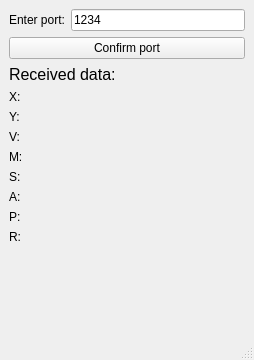
<?xml version="1.0" encoding="UTF-8"?>
<ui version="4.0">
 <class>Client</class>
 <widget class="QMainWindow" name="Client">
  <property name="geometry">
   <rect>
    <x>0</x>
    <y>0</y>
    <width>254</width>
    <height>360</height>
   </rect>
  </property>
  <property name="windowTitle">
   <string>Client</string>
  </property>
  <widget class="QWidget" name="centralwidget">
   <layout class="QVBoxLayout" name="verticalLayout_5">
    <item>
     <layout class="QVBoxLayout" name="verticalLayout_4">
      <item>
       <layout class="QVBoxLayout" name="verticalLayout_2">
        <item>
         <layout class="QHBoxLayout" name="horizontalLayout_9">
          <item>
           <widget class="QLabel" name="label_17">
            <property name="text">
             <string>Enter port:</string>
            </property>
           </widget>
          </item>
          <item>
           <widget class="QLineEdit" name="port_edit">
            <property name="text">
             <string>1234</string>
            </property>
           </widget>
          </item>
         </layout>
        </item>
        <item>
         <widget class="QPushButton" name="confirm_button">
          <property name="text">
           <string>Confirm port</string>
          </property>
         </widget>
        </item>
       </layout>
      </item>
      <item>
       <layout class="QVBoxLayout" name="verticalLayout_3">
        <item>
         <widget class="QLabel" name="label_18">
          <property name="font">
           <font>
            <pointsize>12</pointsize>
           </font>
          </property>
          <property name="text">
           <string>Received data:</string>
          </property>
         </widget>
        </item>
        <item>
         <layout class="QVBoxLayout" name="verticalLayout">
          <item>
           <layout class="QHBoxLayout" name="horizontalLayout">
            <item>
             <widget class="QLabel" name="label">
              <property name="text">
               <string>X:</string>
              </property>
             </widget>
            </item>
            <item>
             <widget class="QLabel" name="x_data">
              <property name="text">
               <string/>
              </property>
             </widget>
            </item>
           </layout>
          </item>
          <item>
           <layout class="QHBoxLayout" name="horizontalLayout_2">
            <item>
             <widget class="QLabel" name="label_3">
              <property name="text">
               <string>Y:</string>
              </property>
             </widget>
            </item>
            <item>
             <widget class="QLabel" name="y_data">
              <property name="text">
               <string/>
              </property>
             </widget>
            </item>
           </layout>
          </item>
          <item>
           <layout class="QHBoxLayout" name="horizontalLayout_3">
            <item>
             <widget class="QLabel" name="label_5">
              <property name="text">
               <string>V:</string>
              </property>
             </widget>
            </item>
            <item>
             <widget class="QLabel" name="v_data">
              <property name="text">
               <string/>
              </property>
             </widget>
            </item>
           </layout>
          </item>
          <item>
           <layout class="QHBoxLayout" name="horizontalLayout_4">
            <item>
             <widget class="QLabel" name="label_7">
              <property name="text">
               <string>M:</string>
              </property>
             </widget>
            </item>
            <item>
             <widget class="QLabel" name="m_data">
              <property name="text">
               <string/>
              </property>
             </widget>
            </item>
           </layout>
          </item>
          <item>
           <layout class="QHBoxLayout" name="horizontalLayout_5">
            <item>
             <widget class="QLabel" name="label_9">
              <property name="text">
               <string>S:</string>
              </property>
             </widget>
            </item>
            <item>
             <widget class="QLabel" name="s_data">
              <property name="text">
               <string/>
              </property>
             </widget>
            </item>
           </layout>
          </item>
          <item>
           <layout class="QHBoxLayout" name="horizontalLayout_6">
            <item>
             <widget class="QLabel" name="label_11">
              <property name="text">
               <string>A:</string>
              </property>
             </widget>
            </item>
            <item>
             <widget class="QLabel" name="a_data">
              <property name="text">
               <string/>
              </property>
             </widget>
            </item>
           </layout>
          </item>
          <item>
           <layout class="QHBoxLayout" name="horizontalLayout_7">
            <item>
             <widget class="QLabel" name="label_13">
              <property name="text">
               <string>P:</string>
              </property>
             </widget>
            </item>
            <item>
             <widget class="QLabel" name="p_data">
              <property name="text">
               <string/>
              </property>
             </widget>
            </item>
           </layout>
          </item>
          <item>
           <layout class="QHBoxLayout" name="horizontalLayout_8">
            <item>
             <widget class="QLabel" name="label_15">
              <property name="text">
               <string>R:</string>
              </property>
             </widget>
            </item>
            <item>
             <widget class="QLabel" name="r_data">
              <property name="text">
               <string/>
              </property>
             </widget>
            </item>
           </layout>
          </item>
         </layout>
        </item>
       </layout>
      </item>
     </layout>
    </item>
    <item>
     <widget class="QLabel" name="error_label">
      <property name="text">
       <string/>
      </property>
     </widget>
    </item>
   </layout>
  </widget>
  <widget class="QMenuBar" name="menubar">
   <property name="geometry">
    <rect>
     <x>0</x>
     <y>0</y>
     <width>254</width>
     <height>21</height>
    </rect>
   </property>
  </widget>
  <widget class="QStatusBar" name="statusbar"/>
 </widget>
 <resources/>
 <connections/>
</ui>
